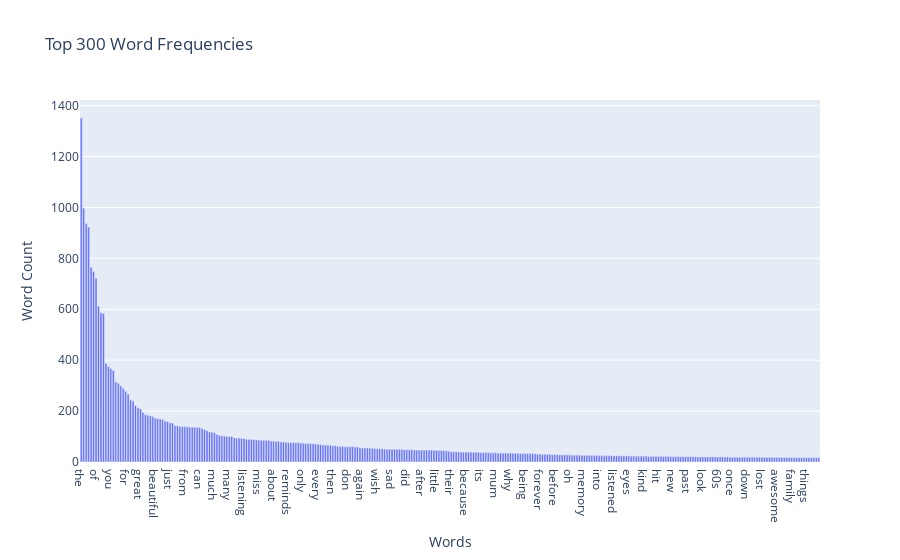

Write notebook code for a chart like this one.
### Code cell
#sort the datas in descending order

sorted_indices = np.argsort(term_frequencies)[::-1]  

reduce_term_frequencies = term_frequencies[sorted_indices][:300]
sorted_word_names = count_vect.get_feature_names_out()[sorted_indices][:300]

df = pd.DataFrame({"Word": sorted_word_names, "Frequency": reduce_term_frequencies})

fig = px.bar(df, x="Word", y="Frequency", title="Top 300 Word Frequencies", labels={"Word": "Words", "Frequency": "Word Count"})
fig.show()

### Figure 1 — Plotly figure (JSON) as saved in the notebook; plotly's stock layout.template omitted (floating-point values rounded to 4 significant figures; data arrays with more than 128 entries replaced by an {"elided": "..."} marker saying what was removed)
{"data": [{"alignmentgroup": "True", "hovertemplate": "Words=%{x}<br>Word Count=%{y}<extra></extra>", "legendgroup": "", "marker": {"color": "#636efa", "pattern": {"shape": ""}}, "name": "", "offsetgroup": "", "orientation": "v", "showlegend": false, "textposition": "auto", "type": "bar", "x": {"elided": "300 str values"}, "xaxis": "x", "y": {"elided": "300 int values"}, "yaxis": "y"}], "layout": {"autosize": true, "barmode": "relative", "legend": {"tracegroupgap": 0}, "title": {"text": "Top 300 Word Frequencies"}, "xaxis": {"anchor": "y", "autorange": true, "domain": [0, 1], "range": [-0.5, 299.5], "title": {"text": "Words"}, "type": "category"}, "yaxis": {"anchor": "x", "autorange": true, "domain": [0, 1], "range": [0, 1422.0], "title": {"text": "Word Count"}, "type": "linear"}}}
